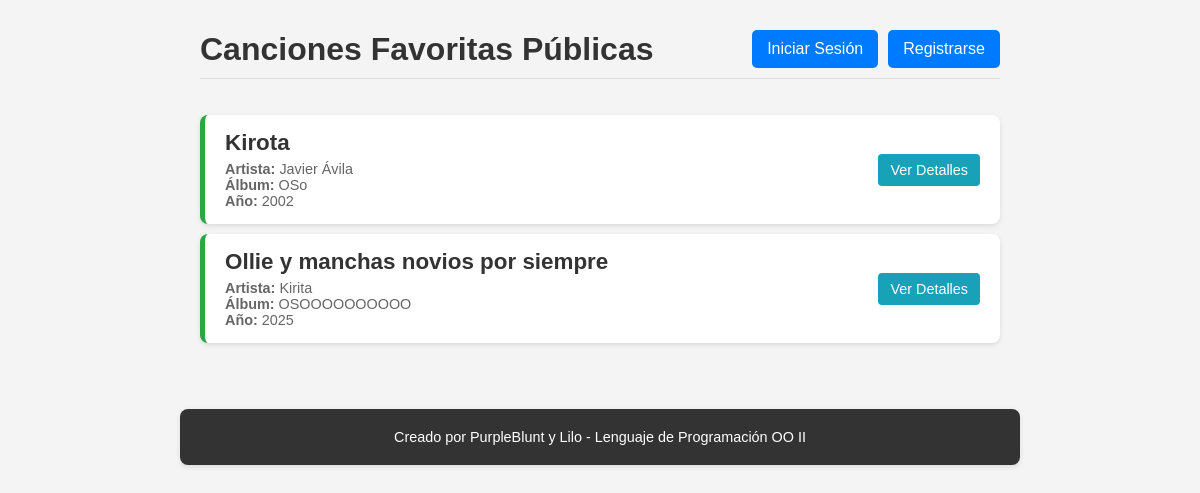
The page /canciones/publica/ on the database as committed earlier.
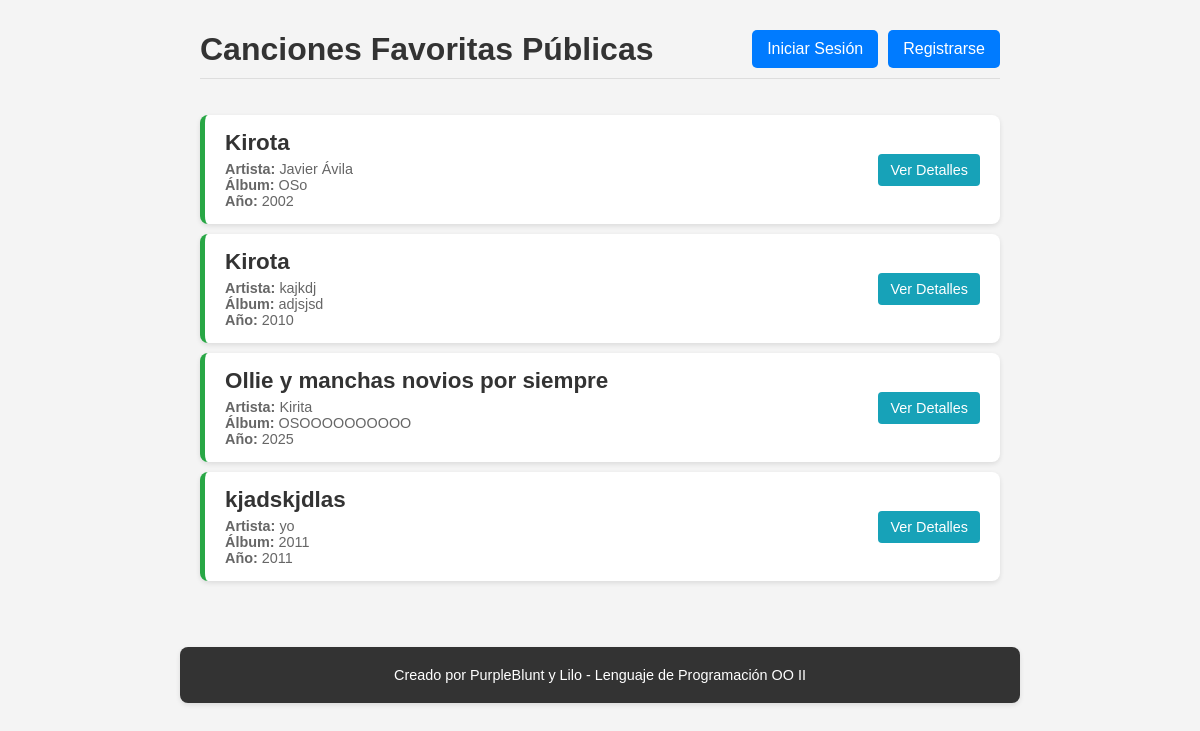
The same page on the database as committed later.
### canciones/models.py (models this page shows, shortened)
class Cancion(models.Model):
    titulo = models.CharField(max_length=200, default="Sin título") # Cambiado de TextField a CharField, y max_length aumentado
    artista = models.CharField(max_length=100, blank=True, null=True) # Nuevo campo: Artista
    album = models.CharField(max_length=100, blank=True, null=True) # Nuevo campo: Álbum
    ano_lanzamiento = models.IntegerField(blank=True, null=True) # Nuevo campo: Año de lanzamiento
    es_favorita = models.BooleanField(default=False) # Cambiado de 'completado' a 'es_favorita'
    fecha_agregada = models.DateField(default=date.today) # Cambiado de 'fecha' a 'fecha_agregada'

### canciones/views.py (the view)
# urls.py: path("publica/", views.vista_publica_canciones, name="vista_publica_canciones"),
def vista_publica_canciones(request):
    canciones_favoritas_publicas = Cancion.objects.filter(es_favorita=True).distinct().order_by('titulo')
    context = {
        "canciones": canciones_favoritas_publicas,
        "is_authenticated": 'nombre_usuario' in request.session
    }
    return render(request, "canciones/vista_publica_canciones.html", context)

### canciones/templates/canciones/vista_publica_canciones.html (shortened to what this page needs)
<!DOCTYPE html>
<html lang="es">
<head>
</head>
<body>
    <div class="header">
        <h1>Canciones Favoritas Públicas</h1>
        <div class="actions">
            {% if is_authenticated %}
                <a href="{% url 'canciones:lista_canciones' name=request.session.nombre_usuario %}" class="login-button">Mis Canciones</a>
                <a href="{% url 'logout' %}" class="register-button" style="background-color: #dc3545;">Cerrar Sesión</a>
            {% else %}
                <a href="{% url 'login' %}" class="login-button">Iniciar Sesión</a>
                <a href="{% url 'register' %}" class="register-button">Registrarse</a>
            {% endif %}
        </div>
    </div>
    <ul class="song-list">
        {% if canciones %}
            {% for cancion in canciones %}
                <li class="song-item">
                    <div class="song-details">
                        <h2>{{ cancion.titulo }}</h2>
                        <p><strong>Artista:</strong> {{ cancion.artista|default:"Desconocido" }}</p>
                        <p><strong>Álbum:</strong> {{ cancion.album|default:"N/A" }}</p>
                        <p><strong>Año:</strong> {{ cancion.ano_lanzamiento|default:"N/A" }}</p>
                    </div>
                    <a href="{% url 'canciones:detalle_cancion_publico' cancion.id %}" class="view-details-button">Ver Detalles</a>
                </li>
            {% endfor %}
        {% else %}
            <p>No hay canciones marcadas como favoritas públicas aún.</p>
        {% endif %}
    </ul>
    <footer class="footer">
        <p>Creado por PurpleBlunt y Lilo - Lenguaje de Programación OO II</p>
    </footer>
</body>
</html>

Rows that differ between the two databases and show on the page:
added Cancion: titulo "Kirota", artista "kajkdj", album "adjsjsd", ano_lanzamiento "2010"
added Cancion: titulo "kjadskjdlas", artista "yo", album "2011", ano_lanzamiento "2011"
